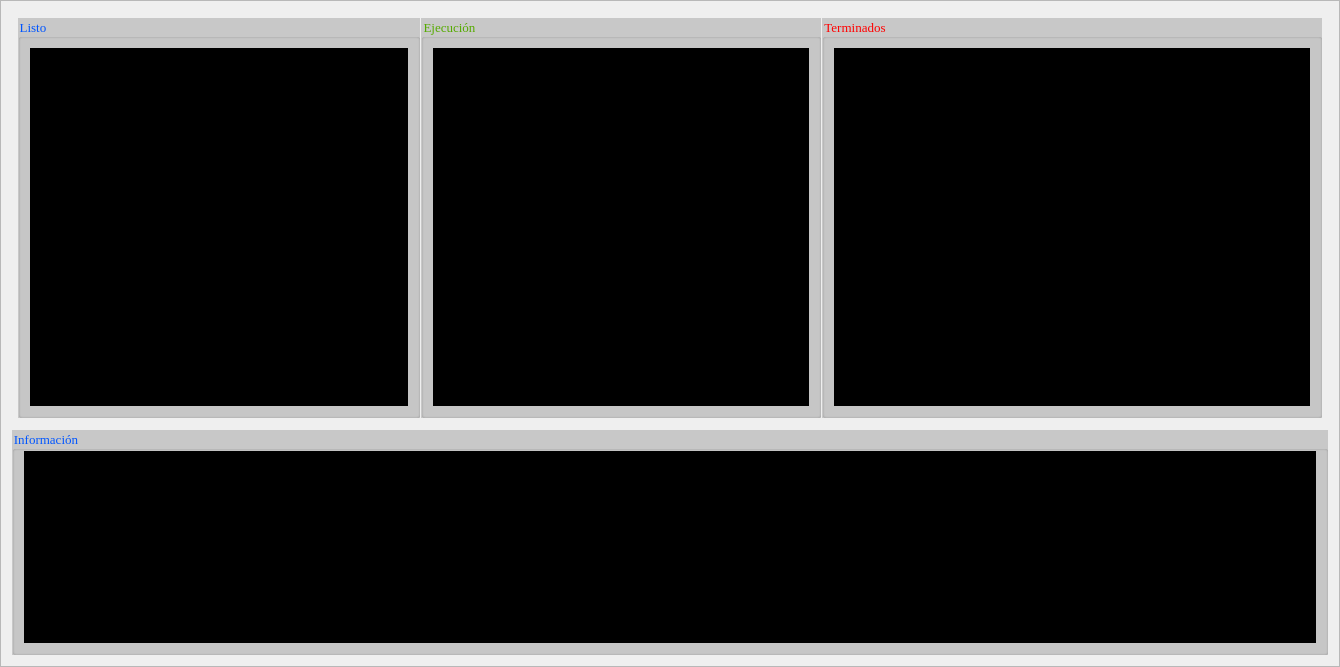
          <widget class="QFrame" name="frame_4">
           <property name="frameShape">
            <enum>QFrame::StyledPanel</enum>
           </property>
           <property name="frameShadow">
            <enum>QFrame::Raised</enum>
           </property>
           <layout class="QGridLayout" name="gridLayout_2">
            <item row="0" column="0">
             <layout class="QHBoxLayout" name="horizontalLayout">
              <property name="spacing">
               <number>1</number>
              </property>
              <property name="leftMargin">
               <number>6</number>
              </property>
              <property name="topMargin">
               <number>6</number>
              </property>
              <property name="rightMargin">
               <number>6</number>
              </property>
              <property name="bottomMargin">
               <number>6</number>
              </property>
              <item>
               <widget class="QGroupBox" name="groupBox">
                <property name="minimumSize">
                 <size>
                  <width>0</width>
                  <height>400</height>
                 </size>
                </property>
                <property name="maximumSize">
                 <size>
                  <width>495</width>
                  <height>800</height>
                 </size>
                </property>
                <property name="font">
                 <font>
                  <family>Times New Roman</family>
                  <pointsize>10</pointsize>
                 </font>
                </property>
                <property name="styleSheet">
                 <string notr="true">background-color: rgb(200, 200, 200);
color: rgb(0, 85, 255);</string>
                </property>
                <property name="title">
                 <string>Listo</string>
                </property>
                <layout class="QGridLayout" name="gridLayout_6">
                 <item row="0" column="0">
                  <widget class="QPlainTextEdit" name="pte_listos">
                   <property name="minimumSize">
                    <size>
                     <width>378</width>
                     <height>0</height>
                    </size>
                   </property>
                   <property name="maximumSize">
                    <size>
                     <width>1677777</width>
                     <height>16777215</height>
                    </size>
                   </property>
                   <property name="font">
                    <font>
                     <family>Consolas</family>
                     <pointsize>10</pointsize>
                    </font>
                   </property>
                   <property name="styleSheet">
                    <string notr="true">background-color: rgb(255, 255, 255);
color: rgb(0, 0, 0);
background-color: rgb(0, 0, 0);
color: rgb(0, 253, 51);</string>
                   </property>
                   <property name="readOnly">
                    <bool>true</bool>
                   </property>
                   <property name="plainText">
                    <string/>
                   </property>
                   <property name="placeholderText">
                    <string/>
                   </property>
                  </widget>
                 </item>
                </layout>
               </widget>
              </item>
              <item>
               <widget class="QGroupBox" name="groupBox_2">
                <property name="minimumSize">
                 <size>
                  <width>400</width>
                  <height>400</height>
                 </size>
                </property>
                <property name="maximumSize">
                 <size>
                  <width>16777215</width>
                  <height>800</height>
                 </size>
                </property>
                <property name="font">
                 <font>
                  <family>Times New Roman</family>
                  <pointsize>10</pointsize>
                 </font>
                </property>
                <property name="styleSheet">
                 <string notr="true">background-color: rgb(200, 200, 200);
color: rgb(85, 170, 0);</string>
                </property>
                <property name="title">
                 <string>Ejecución</string>
                </property>
                <layout class="QGridLayout" name="gridLayout_7">
                 <item row="0" column="0">
                  <widget class="QPlainTextEdit" name="pte_ejecucion">
                   <property name="font">
                    <font>
                     <family>Consolas</family>
                     <pointsize>10</pointsize>
                    </font>
                   </property>
                   <property name="styleSheet">
                    <string notr="true">background-color: rgb(255, 255, 255);
color: rgb(0, 0, 0);
background-color: rgb(0, 0, 0);
color: rgb(0, 253, 51);</string>
                   </property>
                   <property name="placeholderText">
                    <string/>
                   </property>
                  </widget>
                 </item>
                </layout>
               </widget>
              </item>
              <item>
               <widget class="QGroupBox" name="groupBox_3">
                <property name="minimumSize">
                 <size>
                  <width>500</width>
                  <height>400</height>
                 </size>
                </property>
                <property name="maximumSize">
                 <size>
                  <width>16777215</width>
                  <height>800</height>
                 </size>
                </property>
                <property name="font">
                 <font>
                  <family>Times New Roman</family>
                  <pointsize>10</pointsize>
                 </font>
                </property>
                <property name="styleSheet">
                 <string notr="true">background-color: rgb(200, 200, 200);
color: rgb(255, 0, 0);</string>
                </property>
                <property name="title">
                 <string>Terminados</string>
                </property>
                <layout class="QGridLayout" name="gridLayout_8">
                 <item row="0" column="0">
                  <widget class="QPlainTextEdit" name="pte_terminados">
                   <property name="font">
                    <font>
                     <family>Consolas</family>
                     <pointsize>10</pointsize>
                    </font>
                   </property>
                   <property name="styleSheet">
                    <string notr="true">background-color: rgb(255, 255, 255);
color: rgb(0, 0, 0);
background-color: rgb(0, 0, 0);
color: rgb(0, 253, 51);</string>
                   </property>
                   <property name="placeholderText">
                    <string/>
                   </property>
                  </widget>
                 </item>
                </layout>
               </widget>
              </item>
             </layout>
            </item>
            <item row="2" column="0">
             <widget class="QGroupBox" name="groupBox_9">
              <property name="minimumSize">
               <size>
                <width>0</width>
                <height>150</height>
               </size>
              </property>
              <property name="font">
               <font>
                <family>Times New Roman</family>
                <pointsize>10</pointsize>
               </font>
              </property>
              <property name="styleSheet">
               <string notr="true">background-color: rgb(200, 200, 200);
color: rgb(0, 85, 255);</string>
              </property>
              <property name="title">
               <string>Información</string>
              </property>
              <layout class="QGridLayout" name="gridLayout_12">
               <property name="topMargin">
                <number>0</number>
               </property>
               <item row="0" column="0">
                <widget class="QPlainTextEdit" name="pte_bloqueados">
                 <property name="font">
                  <font>
                   <family>Consolas</family>
                   <pointsize>10</pointsize>
                  </font>
                 </property>
                 <property name="styleSheet">
                  <string notr="true">background-color: rgb(255, 255, 255);
color: rgb(0, 0, 0);

background-color: rgb(0, 0, 0);
color: rgb(0, 253, 51);</string>
                 </property>
                </widget>
               </item>
              </layout>
             </widget>
            </item>
           </layout>
          </widget>
